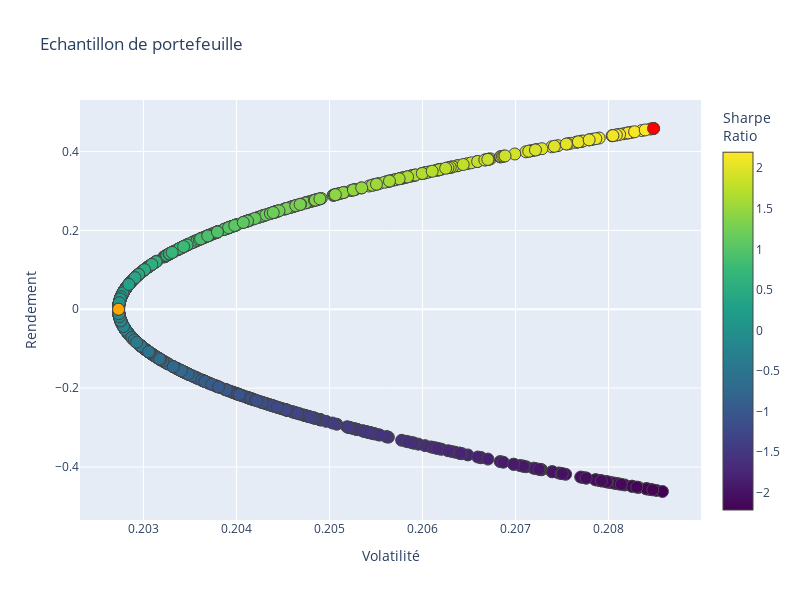

Notebook cell for this chart:
### Code cell
####_____####
"""Problème : Visualiser le point de portefeuille avec risque minimum sur l'échantillon de portefeuille"""

## Le point orange
Portefeuilles = go.Scatter(x = risq, y = R_esp, mode = "markers", marker = dict(size = 12,
        color = SR, colorscale = "Viridis", showscale = True, line_width = 1, colorbar = dict(title = "Sharpe<br>Ratio")
        ),text = "portefeuille")
Minimum_Volatilite = go.Scatter(x = np.array(risq[minIndex]), y = np.array(R_esp[minIndex]), mode = "markers",
                                marker = dict(color = "black", size = 12, line_width = 1), text = "Risque minimum" )

Maximum_SharpeRatio = go.Scatter(x = np.array(risq[maxIndex]), y = np.array(R_esp[maxIndex]), mode = "markers",
                                marker = dict(color = "red", size = 12, line_width = 1), text = "Maximal Sharpe Ratio" )

MinVol_Portefeuille = go.Scatter(x = np.array(MinVolRisk), y = np.array(MinVolRend), mode = "markers",
                                marker = dict(color = "orange", size = 12, line_width = 1), text = "Le Portefeuille avec risque minimum" )
                                
data = [Portefeuilles, Minimum_Volatilite, Maximum_SharpeRatio, MinVol_Portefeuille]

layout = go.Layout(title = "Echantillon de portefeuille", yaxis = dict(title = "Rendement"), xaxis = dict(title = "Volatilité"),
                    width = 800, height = 600, showlegend = False)
fig = go.Figure(data = data, layout = layout)

fig.show()

### Figure 1 — Plotly figure (JSON) as saved in the notebook; plotly's stock layout.template omitted (floating-point values rounded to 4 significant figures; data arrays with more than 128 entries replaced by an {"elided": "..."} marker saying what was removed)
{"data": [{"marker": {"color": {"elided": "1000 float values"}, "colorbar": {"title": {"text": "Sharpe<br>Ratio"}}, "colorscale": [[0, "#440154"], [0.1111, "#482878"], [0.2222, "#3e4989"], [0.3333, "#31688e"], [0.4444, "#26828e"], [0.5556, "#1f9e89"], [0.6667, "#35b779"], [0.7778, "#6ece58"], [0.8889, "#b5de2b"], [1, "#fde725"]], "line": {"width": 1}, "showscale": true, "size": 12}, "mode": "markers", "text": "portefeuille", "type": "scatter", "x": {"elided": "1000 float values"}, "y": {"elided": "1000 float values"}}, {"marker": {"color": "black", "line": {"width": 1}, "size": 12}, "mode": "markers", "text": "Risque minimum", "type": "scatter", "x": [0.2027], "y": [2.875e-05]}, {"marker": {"color": "red", "line": {"width": 1}, "size": 12}, "mode": "markers", "text": "Maximal Sharpe Ratio", "type": "scatter", "x": [0.2085], "y": [0.4582]}, {"marker": {"color": "orange", "line": {"width": 1}, "size": 12}, "mode": "markers", "text": "Le Portefeuille avec risque minimum", "type": "scatter", "x": [0.2027], "y": [-8.327e-17]}], "layout": {"height": 600, "showlegend": false, "title": {"text": "Echantillon de portefeuille"}, "width": 800, "xaxis": {"title": {"text": "Volatilité"}}, "yaxis": {"title": {"text": "Rendement"}}}}
